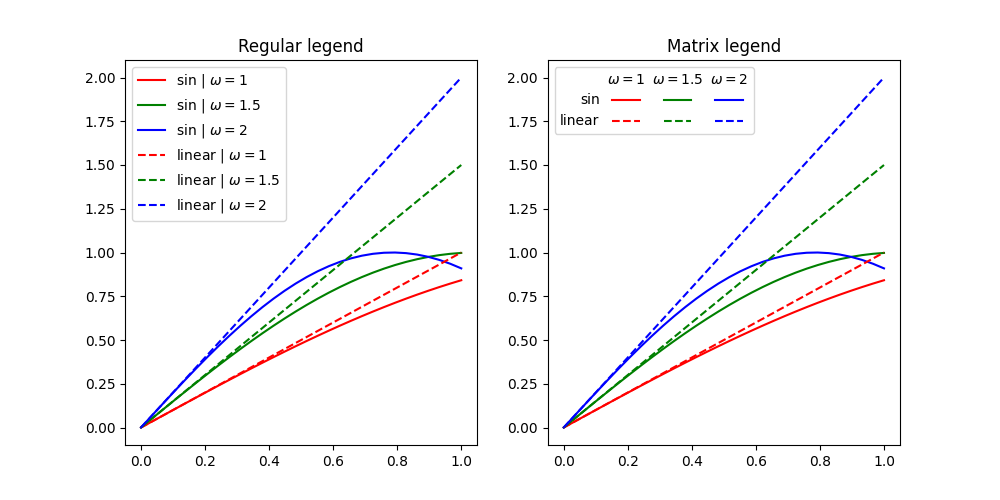

This figure's Python source:
import numpy as np
from matplotlib import pyplot as plt

from matrix_legend import matrix_legend

fig, axes = plt.subplots(ncols=2, figsize=(10, 5))

for idx, ax in enumerate(axes):
    x = np.linspace(0, 1, 30)
    for label, func, linestyle in (("sin", np.sin, "-"), ("linear", lambda x: x, "--")):
        for freq, color in ((1.0, "r"), (1.5, "g"), (2.0, "b")):
            y = func(freq * x)
            ax.plot(x, y, linestyle=linestyle, color=color, label=f"{label} | $ \\omega={freq:.2g} $")

    if idx == 0:
        ax.legend()
        ax.set_title("Regular legend")
    else:
        matrix_legend(ax)
        ax.set_title("Matrix legend")

fig.savefig("demo.png")
